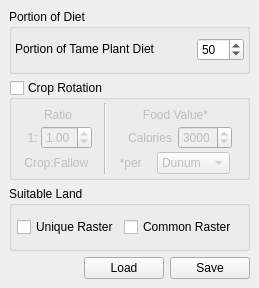
<ui version="4.0" >
 <class>LaPlantFormDetailsBase</class>
 <widget class="QWidget" name="LaPlantFormDetailsBase" >
  <property name="geometry" >
   <rect>
    <x>0</x>
    <y>0</y>
    <width>259</width>
    <height>288</height>
   </rect>
  </property>
  <property name="minimumSize" >
   <size>
    <width>0</width>
    <height>0</height>
   </size>
  </property>
  <property name="windowTitle" >
   <string>Form</string>
  </property>
  <layout class="QGridLayout" >
   <property name="margin" >
    <number>9</number>
   </property>
   <property name="spacing" >
    <number>6</number>
   </property>
   <item row="3" column="0" >
    <spacer>
     <property name="orientation" >
      <enum>Qt::Horizontal</enum>
     </property>
     <property name="sizeHint" >
      <size>
       <width>40</width>
       <height>20</height>
      </size>
     </property>
    </spacer>
   </item>
   <item row="3" column="1" >
    <widget class="QPushButton" name="pushButtonLoad" >
     <property name="sizePolicy" >
      <sizepolicy>
       <hsizetype>5</hsizetype>
       <vsizetype>0</vsizetype>
       <horstretch>0</horstretch>
       <verstretch>0</verstretch>
      </sizepolicy>
     </property>
     <property name="text" >
      <string>Load</string>
     </property>
    </widget>
   </item>
   <item row="3" column="2" >
    <widget class="QPushButton" name="pushButtonSave" >
     <property name="sizePolicy" >
      <sizepolicy>
       <hsizetype>5</hsizetype>
       <vsizetype>0</vsizetype>
       <horstretch>0</horstretch>
       <verstretch>0</verstretch>
      </sizepolicy>
     </property>
     <property name="text" >
      <string>Save</string>
     </property>
    </widget>
   </item>
   <item row="2" column="0" colspan="3" >
    <widget class="QGroupBox" name="groupBoxSuitableLand" >
     <property name="sizePolicy" >
      <sizepolicy>
       <hsizetype>5</hsizetype>
       <vsizetype>5</vsizetype>
       <horstretch>0</horstretch>
       <verstretch>0</verstretch>
      </sizepolicy>
     </property>
     <property name="minimumSize" >
      <size>
       <width>115</width>
       <height>0</height>
      </size>
     </property>
     <property name="title" >
      <string>Suitable Land</string>
     </property>
     <layout class="QGridLayout" >
      <property name="margin" >
       <number>3</number>
      </property>
      <property name="spacing" >
       <number>3</number>
      </property>
      <item row="0" column="1" >
       <widget class="QCheckBox" name="checkBoxCommonRaster" >
        <property name="sizePolicy" >
         <sizepolicy>
          <hsizetype>0</hsizetype>
          <vsizetype>0</vsizetype>
          <horstretch>0</horstretch>
          <verstretch>0</verstretch>
         </sizepolicy>
        </property>
        <property name="toolTip" >
         <string>binary raster named: pigmask</string>
        </property>
        <property name="text" >
         <string>Common Raster </string>
        </property>
       </widget>
      </item>
      <item row="0" column="0" >
       <widget class="QCheckBox" name="checkBoxUniqueRaster" >
        <property name="sizePolicy" >
         <sizepolicy>
          <hsizetype>0</hsizetype>
          <vsizetype>0</vsizetype>
          <horstretch>0</horstretch>
          <verstretch>0</verstretch>
         </sizepolicy>
        </property>
        <property name="toolTip" >
         <string>binary raster named: pigmask</string>
        </property>
        <property name="text" >
         <string>Unique Raster</string>
        </property>
       </widget>
      </item>
     </layout>
    </widget>
   </item>
   <item row="1" column="0" colspan="3" >
    <widget class="QGroupBox" name="groupBoxFallowUse" >
     <property name="sizePolicy" >
      <sizepolicy>
       <hsizetype>5</hsizetype>
       <vsizetype>5</vsizetype>
       <horstretch>0</horstretch>
       <verstretch>0</verstretch>
      </sizepolicy>
     </property>
     <property name="minimumSize" >
      <size>
       <width>227</width>
       <height>100</height>
      </size>
     </property>
     <property name="cursor" >
      <cursor>0</cursor>
     </property>
     <property name="whatsThis" >
      <string>Select Fodder if you believe the animals were fed grain to supplement their grazing.  You will then have to select how many kg of the selected grain you believe they fed each animal either every day, week, or month.</string>
     </property>
     <property name="title" >
      <string>Crop Rotation</string>
     </property>
     <property name="checkable" >
      <bool>true</bool>
     </property>
     <property name="checked" >
      <bool>false</bool>
     </property>
     <layout class="QGridLayout" >
      <property name="margin" >
       <number>3</number>
      </property>
      <property name="spacing" >
       <number>3</number>
      </property>
      <item row="0" column="0" >
       <layout class="QGridLayout" >
        <property name="margin" >
         <number>0</number>
        </property>
        <property name="spacing" >
         <number>0</number>
        </property>
        <item row="1" column="1" >
         <widget class="QDoubleSpinBox" name="spinBoxFallowRatio" >
          <property name="toolTip" >
           <string>&lt;html>&lt;head>&lt;meta name="qrichtext" content="1" />&lt;style type="text/css">
p, li { white-space: pre-wrap; }
&lt;/style>&lt;/head>&lt;body style=" font-family:'Sans Serif'; font-size:9pt; font-weight:400; font-style:normal; text-decoration:none;">
&lt;p style=" margin-top:0px; margin-bottom:0px; margin-left:0px; margin-right:0px; -qt-block-indent:0; text-indent:0px;">Fallow&lt;/p>&lt;/body>&lt;/html></string>
          </property>
          <property name="maximum" >
           <double>5.000000000000000</double>
          </property>
          <property name="singleStep" >
           <double>0.250000000000000</double>
          </property>
          <property name="value" >
           <double>1.000000000000000</double>
          </property>
         </widget>
        </item>
        <item row="0" column="0" colspan="2" >
         <widget class="QLabel" name="labelFallow1" >
          <property name="sizePolicy" >
           <sizepolicy>
            <hsizetype>1</hsizetype>
            <vsizetype>5</vsizetype>
            <horstretch>0</horstretch>
            <verstretch>0</verstretch>
           </sizepolicy>
          </property>
          <property name="toolTip" >
           <string>&lt;html>&lt;head>&lt;meta name="qrichtext" content="1" />&lt;style type="text/css">
p, li { white-space: pre-wrap; }
&lt;/style>&lt;/head>&lt;body style=" font-family:'Sans Serif'; font-size:9pt; font-weight:400; font-style:normal; text-decoration:none;">
&lt;p style=" margin-top:0px; margin-bottom:0px; margin-left:0px; margin-right:0px; -qt-block-indent:0; text-indent:0px;">A value of 1:1 is default, and means that half the land is fallow, half is crop.  If there is a crop rotation so that it is only fallow every 3rd year, you could use a ratio of 2:1.  If they cropped continuously, the ratio would be 1:0.&lt;/p>&lt;/body>&lt;/html></string>
          </property>
          <property name="text" >
           <string>Ratio</string>
          </property>
          <property name="alignment" >
           <set>Qt::AlignCenter</set>
          </property>
         </widget>
        </item>
        <item row="1" column="0" >
         <widget class="QLabel" name="labelFallow3" >
          <property name="layoutDirection" >
           <enum>Qt::LeftToRight</enum>
          </property>
          <property name="text" >
           <string> 1: </string>
          </property>
          <property name="alignment" >
           <set>Qt::AlignRight|Qt::AlignTrailing|Qt::AlignVCenter</set>
          </property>
         </widget>
        </item>
       </layout>
      </item>
      <item row="1" column="0" >
       <widget class="QLabel" name="labelFallow5" >
        <property name="sizePolicy" >
         <sizepolicy>
          <hsizetype>0</hsizetype>
          <vsizetype>5</vsizetype>
          <horstretch>0</horstretch>
          <verstretch>0</verstretch>
         </sizepolicy>
        </property>
        <property name="toolTip" >
         <string>&lt;html>&lt;head>&lt;meta name="qrichtext" content="1" />&lt;style type="text/css">
p, li { white-space: pre-wrap; }
&lt;/style>&lt;/head>&lt;body style=" font-family:'Sans Serif'; font-size:9pt; font-weight:400; font-style:normal; text-decoration:none;">
&lt;p style=" margin-top:0px; margin-bottom:0px; margin-left:0px; margin-right:0px; -qt-block-indent:0; text-indent:0px;">A value of 1:1 is default, and means that half the land is fallow, half is crop.  If there is a crop rotation so that it is only fallow every 3rd year, you could use a ratio of 2:1.  If they cropped continuously, the ratio would be 1:0.&lt;/p>&lt;/body>&lt;/html></string>
        </property>
        <property name="text" >
         <string>Crop:Fallow </string>
        </property>
        <property name="alignment" >
         <set>Qt::AlignCenter</set>
        </property>
       </widget>
      </item>
      <item row="0" column="2" colspan="2" >
       <layout class="QVBoxLayout" >
        <property name="margin" >
         <number>0</number>
        </property>
        <property name="spacing" >
         <number>0</number>
        </property>
        <item>
         <widget class="QLabel" name="labelFallow2" >
          <property name="text" >
           <string>Food Value*</string>
          </property>
          <property name="alignment" >
           <set>Qt::AlignCenter</set>
          </property>
         </widget>
        </item>
        <item>
         <layout class="QHBoxLayout" >
          <property name="margin" >
           <number>0</number>
          </property>
          <property name="spacing" >
           <number>6</number>
          </property>
          <item>
           <widget class="QLabel" name="labelFallow4" >
            <property name="sizePolicy" >
             <sizepolicy>
              <hsizetype>1</hsizetype>
              <vsizetype>5</vsizetype>
              <horstretch>0</horstretch>
              <verstretch>0</verstretch>
             </sizepolicy>
            </property>
            <property name="text" >
             <string>Calories</string>
            </property>
            <property name="alignment" >
             <set>Qt::AlignRight|Qt::AlignTrailing|Qt::AlignVCenter</set>
            </property>
           </widget>
          </item>
          <item>
           <widget class="QSpinBox" name="spinBoxFallowFoodValueToGrazers" >
            <property name="sizePolicy" >
             <sizepolicy>
              <hsizetype>0</hsizetype>
              <vsizetype>0</vsizetype>
              <horstretch>0</horstretch>
              <verstretch>0</verstretch>
             </sizepolicy>
            </property>
            <property name="maximum" >
             <number>5000</number>
            </property>
            <property name="minimum" >
             <number>1</number>
            </property>
            <property name="value" >
             <number>3000</number>
            </property>
           </widget>
          </item>
         </layout>
        </item>
       </layout>
      </item>
      <item row="1" column="3" >
       <widget class="QComboBox" name="comboBoxAreaUnits" >
        <property name="sizePolicy" >
         <sizepolicy>
          <hsizetype>4</hsizetype>
          <vsizetype>0</vsizetype>
          <horstretch>0</horstretch>
          <verstretch>0</verstretch>
         </sizepolicy>
        </property>
        <property name="toolTip" >
         <string>&lt;html>&lt;head>&lt;meta name="qrichtext" content="1" />&lt;style type="text/css">
p, li { white-space: pre-wrap; }
&lt;/style>&lt;/head>&lt;body style=" font-family:'Sans Serif'; font-size:9pt; font-weight:400; font-style:normal; text-decoration:none;">
&lt;p style=" margin-top:0px; margin-bottom:0px; margin-left:0px; margin-right:0px; -qt-block-indent:0; text-indent:0px;">1 dunum = 1000 square meters&lt;/p>
&lt;p style=" margin-top:0px; margin-bottom:0px; margin-left:0px; margin-right:0px; -qt-block-indent:0; text-indent:0px;">1 hectare = 10,000 square meters&lt;/p>&lt;/body>&lt;/html></string>
        </property>
        <item>
         <property name="text" >
          <string>Dunum</string>
         </property>
        </item>
        <item>
         <property name="text" >
          <string>Hectare</string>
         </property>
        </item>
       </widget>
      </item>
      <item row="1" column="2" >
       <widget class="QLabel" name="labelFallow6" >
        <property name="sizePolicy" >
         <sizepolicy>
          <hsizetype>4</hsizetype>
          <vsizetype>5</vsizetype>
          <horstretch>0</horstretch>
          <verstretch>0</verstretch>
         </sizepolicy>
        </property>
        <property name="toolTip" >
         <string>&lt;html>&lt;head>&lt;meta name="qrichtext" content="1" />&lt;style type="text/css">
p, li { white-space: pre-wrap; }
&lt;/style>&lt;/head>&lt;body style=" font-family:'Sans Serif'; font-size:9pt; font-weight:400; font-style:normal; text-decoration:none;">
&lt;p style=" margin-top:0px; margin-bottom:0px; margin-left:0px; margin-right:0px; -qt-block-indent:0; text-indent:0px;">Weeks from birth to kill weight&lt;/p>&lt;/body>&lt;/html></string>
        </property>
        <property name="text" >
         <string>*per </string>
        </property>
        <property name="textFormat" >
         <enum>Qt::AutoText</enum>
        </property>
        <property name="alignment" >
         <set>Qt::AlignRight|Qt::AlignTrailing|Qt::AlignVCenter</set>
        </property>
        <property name="wordWrap" >
         <bool>false</bool>
        </property>
       </widget>
      </item>
      <item rowspan="2" row="0" column="1" >
       <widget class="Line" name="line" >
        <property name="orientation" >
         <enum>Qt::Vertical</enum>
        </property>
       </widget>
      </item>
     </layout>
    </widget>
   </item>
   <item row="0" column="0" colspan="3" >
    <widget class="QGroupBox" name="groupBoxPortionOfDiet" >
     <property name="title" >
      <string>Portion of Diet</string>
     </property>
     <layout class="QGridLayout" >
      <property name="margin" >
       <number>3</number>
      </property>
      <property name="spacing" >
       <number>3</number>
      </property>
      <item row="0" column="0" >
       <widget class="QLabel" name="labelPortionDiet" >
        <property name="sizePolicy" >
         <sizepolicy>
          <hsizetype>1</hsizetype>
          <vsizetype>4</vsizetype>
          <horstretch>0</horstretch>
          <verstretch>0</verstretch>
         </sizepolicy>
        </property>
        <property name="frameShape" >
         <enum>QFrame::NoFrame</enum>
        </property>
        <property name="text" >
         <string>Portion of Tame Plant Diet</string>
        </property>
        <property name="alignment" >
         <set>Qt::AlignBottom|Qt::AlignLeading|Qt::AlignLeft</set>
        </property>
       </widget>
      </item>
      <item row="0" column="1" >
       <widget class="QSpinBox" name="spinBoxPercentOfTamePlant" >
        <property name="sizePolicy" >
         <sizepolicy>
          <hsizetype>0</hsizetype>
          <vsizetype>0</vsizetype>
          <horstretch>0</horstretch>
          <verstretch>0</verstretch>
         </sizepolicy>
        </property>
        <property name="toolTip" >
         <string>&lt;html>&lt;head>&lt;meta name="qrichtext" content="1" />&lt;style type="text/css">
p, li { white-space: pre-wrap; }
&lt;/style>&lt;/head>&lt;body style=" font-family:'Sans Serif'; font-size:9pt; font-weight:400; font-style:normal; text-decoration:none;">
&lt;p style=" margin-top:0px; margin-bottom:0px; margin-left:0px; margin-right:0px; -qt-block-indent:0; text-indent:0px;">Pigs contiribute this percent towards the tame meat portion of the diet&lt;/p>&lt;/body>&lt;/html></string>
        </property>
        <property name="maximum" >
         <number>100</number>
        </property>
        <property name="value" >
         <number>50</number>
        </property>
       </widget>
      </item>
     </layout>
    </widget>
   </item>
  </layout>
 </widget>
 <resources/>
 <connections/>
</ui>
